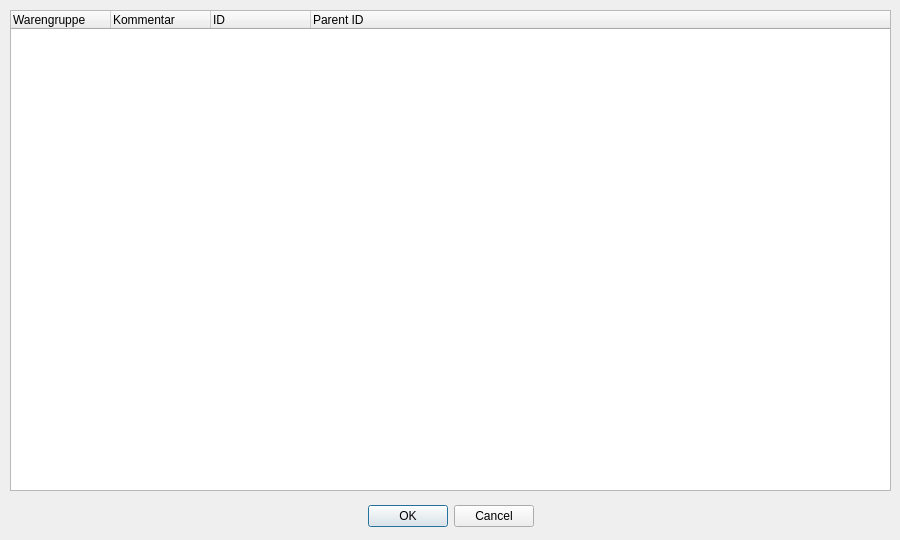
<?xml version="1.0" encoding="UTF-8"?>
<ui version="4.0">
 <class>CInputdialogBrowseWaregroup</class>
 <widget class="QDialog" name="CInputdialogBrowseWaregroup">
  <property name="geometry">
   <rect>
    <x>0</x>
    <y>0</y>
    <width>900</width>
    <height>540</height>
   </rect>
  </property>
  <property name="windowTitle">
   <string>Auswahl Warengruppe</string>
  </property>
  <property name="windowIcon">
   <iconset resource="lava2res.qrc">
    <normaloff>:/images/res/icon.ico</normaloff>:/images/res/icon.ico</iconset>
  </property>
  <widget class="QDialogButtonBox" name="buttonBox">
   <property name="geometry">
    <rect>
     <x>100</x>
     <y>500</y>
     <width>701</width>
     <height>32</height>
    </rect>
   </property>
   <property name="orientation">
    <enum>Qt::Horizontal</enum>
   </property>
   <property name="standardButtons">
    <set>QDialogButtonBox::Cancel|QDialogButtonBox::Ok</set>
   </property>
   <property name="centerButtons">
    <bool>true</bool>
   </property>
  </widget>
  <widget class="QTreeWidget" name="treeWidget">
   <property name="geometry">
    <rect>
     <x>10</x>
     <y>10</y>
     <width>881</width>
     <height>481</height>
    </rect>
   </property>
   <property name="sortingEnabled">
    <bool>false</bool>
   </property>
   <column>
    <property name="text">
     <string>Warengruppe</string>
    </property>
   </column>
   <column>
    <property name="text">
     <string>Kommentar</string>
    </property>
   </column>
   <column>
    <property name="text">
     <string>ID</string>
    </property>
   </column>
   <column>
    <property name="text">
     <string>Parent ID</string>
    </property>
   </column>
  </widget>
 </widget>
 <resources>
  <include location="lava2res.qrc"/>
 </resources>
 <connections>
  <connection>
   <sender>buttonBox</sender>
   <signal>accepted()</signal>
   <receiver>CInputdialogBrowseWaregroup</receiver>
   <slot>accept()</slot>
   <hints>
    <hint type="sourcelabel">
     <x>248</x>
     <y>254</y>
    </hint>
    <hint type="destinationlabel">
     <x>157</x>
     <y>274</y>
    </hint>
   </hints>
  </connection>
  <connection>
   <sender>buttonBox</sender>
   <signal>rejected()</signal>
   <receiver>CInputdialogBrowseWaregroup</receiver>
   <slot>reject()</slot>
   <hints>
    <hint type="sourcelabel">
     <x>316</x>
     <y>260</y>
    </hint>
    <hint type="destinationlabel">
     <x>286</x>
     <y>274</y>
    </hint>
   </hints>
  </connection>
 </connections>
</ui>
